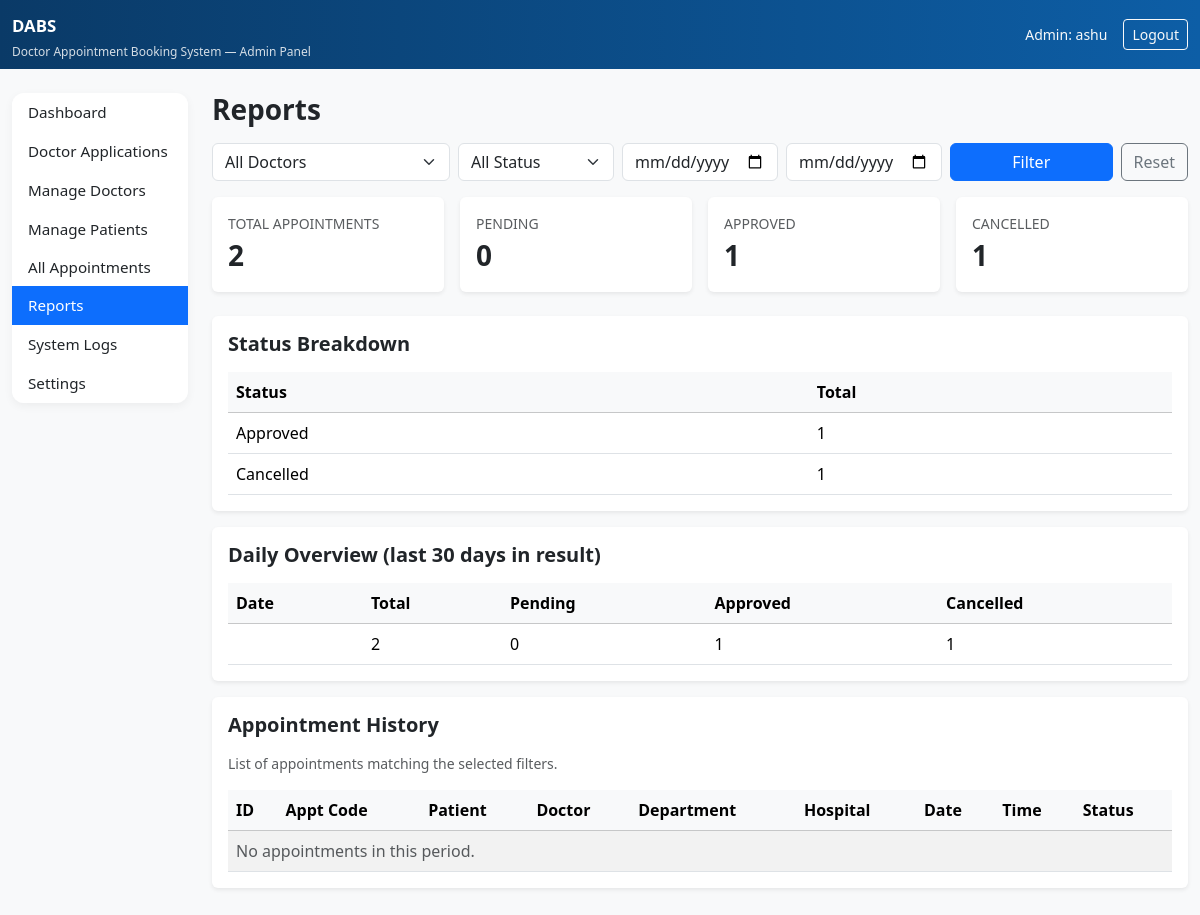
Screenshot of /dabs-admin/reports/ (signed in) with the database file from the repository.
### booking/models.py (models this page shows, shortened)
class Appointment(models.Model):
    STATUS_CHOICES = [
        ('Pending', 'Pending'),
        ('Approved', 'Approved'),
        ('Rescheduled', 'Rescheduled'),
        ('Cancelled', 'Cancelled'),
        ('Completed', 'Completed'),
        ('Rejected', 'Rejected'),
    ]
    patient = models.ForeignKey(
        User,
        on_delete=models.CASCADE,
        related_name='patient_appointments',
    )
    doctor = models.ForeignKey(
        DoctorProfile,
        on_delete=models.CASCADE,
        related_name='doctor_appointments',
    )
    department = models.CharField(max_length=100)
    hospital = models.CharField(max_length=120)
    date = models.DateField()
    time = models.TimeField()
    symptoms = models.TextField(blank=True)
    status = models.CharField(
        max_length=20,
        choices=STATUS_CHOICES,
        default='Pending',
    )
    created_at = models.DateTimeField(auto_now_add=True)
    updated_at = models.DateTimeField(auto_now=True)

### booking/views.py (the view)
# urls.py: path('dabs-admin/reports/', views.admin_reports, name='admin_reports'),
@login_required
def admin_reports(request):
    if not request.user.is_staff:
        return redirect("home")
    doctor_id = request.GET.get("doctor", "").strip()
    status = request.GET.get("status", "").strip()
    start = request.GET.get("start", "").strip()
    end = request.GET.get("end", "").strip()
    qs = (
        Appointment.objects.select_related("patient", "doctor", "doctor__user")
        .order_by("-date", "-time")
    )
    if doctor_id:
        qs = qs.filter(doctor_id=doctor_id)
    if status:
        qs = qs.filter(status=status)
    start_date = parse_date(start) if start else None
    end_date = parse_date(end) if end else None
    if start_date:
        qs = qs.filter(date__gte=start_date)
    if end_date:
        qs = qs.filter(date__lte=end_date)
    total_appointments = qs.count()
    pending_count = qs.filter(status="Pending").count()
    approved_count = qs.filter(status="Approved").count()
    cancelled_count = qs.filter(status="Cancelled").count()
    status_counts = (
        qs.values("status")
        .annotate(total=Count("id"))
        .order_by()
    )
    daily_counts = (
        qs.filter(date__isnull=False)
        .values("date")
        .annotate(
            total=Count("id"),
            pending=Count("id", filter=Q(status="Pending")),
            approved=Count("id", filter=Q(status="Approved")),
            cancelled=Count("id", filter=Q(status="Cancelled")),
        )
        .order_by("-date")[:30]
    )
    doctors = (
        DoctorProfile.objects.select_related("user")
        .order_by("user__first_name", "user__last_name")
    )
    sample_appointments = qs[:100]
    context = {
        "section": "reports",
        "doctors": doctors,
        "filter_doctor": doctor_id,
        "filter_status": status,
        "start": start,
        "end": end,
        "total_appointments": total_appointments,
        "pending_count": pending_count,
        "approved_count": approved_count,
        "cancelled_count": cancelled_count,
        "status_counts": status_counts,
        "daily_counts": daily_counts,
        "appointments": sample_appointments,
    }
    return render(request, "booking/admin_reports.html", context)

### booking/templates/booking/admin_reports.html (shortened to what this page needs)
{% extends "booking/admin_base.html" %}
{% block content %}
<h3 class="fw-bold mb-3">Reports</h3>
<form class="row g-2 mb-3" method="get">
  <div class="col-md-3">
    <select class="form-select" name="doctor">
      <option value="">All Doctors</option>
    </select>
  </div>
  <div class="col-md-2">
    <select class="form-select" name="status">
      <option value="">All Status</option>
    </select>
  </div>
  <div class="col-md-2">
    <input type="date" class="form-control" name="start_date" value="{{ start_date }}">
  </div>
  <div class="col-md-2">
    <input type="date" class="form-control" name="end_date" value="{{ end_date }}">
  </div>
  <div class="col-md-3 d-flex gap-2">
    <button class="btn btn-primary flex-grow-1">Filter</button>
    <a class="btn btn-outline-secondary" href=".">Reset</a>
  </div>
</form>
<div class="row g-3 mb-4">
  <div class="col-md-3">
    <div class="card shadow-sm border-0">
      <div class="card-body">
        <div class="text-uppercase text-muted small">Total Appointments</div>
        <div class="fs-3 fw-bold">{{ total_appointments }}</div>
      </div>
    </div>
  </div>
  <div class="col-md-3">
    <div class="card shadow-sm border-0">
      <div class="card-body">
        <div class="text-uppercase text-muted small">Pending</div>
        <div class="fs-3 fw-bold">{{ pending_count }}</div>
      </div>
    </div>
  </div>
  <div class="col-md-3">
    <div class="card shadow-sm border-0">
      <div class="card-body">
        <div class="text-uppercase text-muted small">Approved</div>
        <div class="fs-3 fw-bold">{{ approved_count }}</div>
      </div>
    </div>
  </div>
  <div class="col-md-3">
    <div class="card shadow-sm border-0">
      <div class="card-body">
        <div class="text-uppercase text-muted small">Cancelled</div>
        <div class="fs-3 fw-bold">{{ cancelled_count }}</div>
      </div>
    </div>
  </div>
</div>
<div class="card shadow-sm border-0 mb-3">
  <div class="card-body">
    <h5 class="fw-bold mb-3">Status Breakdown</h5>
    <div class="table-responsive">
      <table class="table mb-0">
        <thead class="table-light">
          <tr>
            <th>Status</th>
            <th>Total</th>
          </tr>
        </thead>
        <tbody>
        {% for row in status_counts %}
          <tr>
            <td>{{ row.status }}</td>
            <td>{{ row.total }}</td>
          </tr>
        {% empty %}
          <tr><td colspan="2" class="text-muted">No data.</td></tr>
        {% endfor %}
        </tbody>
      </table>
    </div>
  </div>
</div>
<div class="card shadow-sm border-0 mb-3">
  <div class="card-body">
    <h5 class="fw-bold mb-3">Daily Overview (last 30 days in result)</h5>
    <div class="table-responsive">
      <table class="table mb-0">
        <thead class="table-light">
          <tr>
            <th>Date</th>
            <th>Total</th>
            <th>Pending</th>
            <th>Approved</th>
            <th>Cancelled</th>
          </tr>
        </thead>
        <tbody>
        {% for d in daily_counts %}
          <tr>
            <td>{{ d.day }}</td>
            <td>{{ d.total }}</td>
            <td>{{ d.pending }}</td>
            <td>{{ d.approved }}</td>
            <td>{{ d.cancelled }}</td>
          </tr>
        {% empty %}
          <tr><td colspan="5" class="text-muted">No daily data.</td></tr>
        {% endfor %}
        </tbody>
      </table>
    </div>
  </div>
</div>
<div class="card shadow-sm border-0">
  <div class="card-body">
    <h5 class="fw-bold mb-3">Appointment History</h5>
    <p class="text-muted small">
      List of appointments matching the selected filters.
    </p>
    <div class="table-responsive">
      <table class="table table-striped align-middle mb-0">
        <thead class="table-light">
          <tr>
            <th>ID</th>
            <th>Appt Code</th>
            <th>Patient</th>
            <th>Doctor</th>
            <th>Department</th>
            <th>Hospital</th>
            <th>Date</th>
            <th>Time</th>
            <th>Status</th>
          </tr>
        </thead>
        <tbody>
        {% for a in appointments_sample %}
          <tr>
            <td>{{ a.id }}</td>
            <td>{{ a.code }}</td>
            <td>{{ a.patient.user.get_full_name }}</td>
            <td>Dr. {{ a.doctor.user.get_full_name }}</td>
            <td>{{ a.doctor.specialization }}</td>
            <td>{{ a.doctor.hospital }}</td>
            <td>{{ a.date|date:"M j, Y" }}</td>
            <td>{{ a.time|time:"g:i a" }}</td>
            <td>
              <span class="badge
                {% if a.status == 'Approved' %}bg-success
                {% elif a.status == 'Cancelled' %}bg-danger
                {% else %}bg-warning text-dark{% endif %}">
                {{ a.status }}
              </span>
            </td>
          </tr>
        {% empty %}
          <tr><td colspan="9" class="text-muted">No appointments in this period.</td></tr>
        {% endfor %}
        </tbody>
      </table>
    </div>
  </div>
</div>
{% endblock %}

### booking/templates/booking/admin_base.html (shortened to what this page needs)
<!doctype html>
<html lang="en">
<head>
  <link href="https://cdn.jsdelivr.net/npm/bootstrap@5.3.3/dist/css/bootstrap.min.css" rel="stylesheet">
</head>
<body class="bg-light">
<nav class="navbar navbar-dark" style="background:linear-gradient(90deg,#0a3a67,#0d5ea6);">
  <div class="container-fluid d-flex align-items-center justify-content-between flex-wrap">
    <div class="d-flex flex-column">
      <span class="navbar-brand navbar-brand-title mb-0">DABS</span>
      <span class="text-light navbar-sub">
        Doctor Appointment Booking System — Admin Panel
      </span>
    </div>
    <div class="d-flex align-items-center gap-3 mt-2 mt-md-0">
      <span class="text-light small">Admin: {{ request.user.username }}</span>
      <a href="{% url 'logout' %}" class="btn btn-outline-light btn-sm">Logout</a>
    </div>
  </div>
</nav>
<div class="container-fluid py-4">
  <div class="row">
    <aside class="col-md-3 col-lg-2 mb-3">
      <div class="list-group sidebar-card">
        <a href="{% url 'admin_dashboard' %}"
           class="list-group-item list-group-item-action sidebar-link {% if section == 'dashboard' %}active{% endif %}">
          Dashboard
        </a>
        <a href="{% url 'admin_pending_doctors' %}"
           class="list-group-item list-group-item-action sidebar-link {% if section == 'applications' %}active{% endif %}">
          Doctor Applications
        </a>
        <a href="{% url 'admin_doctors' %}"
           class="list-group-item list-group-item-action sidebar-link {% if section == 'doctors' %}active{% endif %}">
          Manage Doctors
        </a>
        <a href="{% url 'admin_patients' %}"
           class="list-group-item list-group-item-action sidebar-link {% if section == 'patients' %}active{% endif %}">
          Manage Patients
        </a>
        <a href="{% url 'admin_appointments' %}"
           class="list-group-item list-group-item-action sidebar-link {% if section == 'appointments' %}active{% endif %}">
          All Appointments
        </a>
        <a href="{% url 'admin_reports' %}"
           class="list-group-item list-group-item-action sidebar-link {% if section == 'reports' %}active{% endif %}">
          Reports
        </a>
        <a href="{% url 'admin_logs' %}"
           class="list-group-item list-group-item-action sidebar-link {% if section == 'logs' %}active{% endif %}">
          System Logs
        </a>
        <a href="{% url 'admin_settings' %}"
           class="list-group-item list-group-item-action sidebar-link {% if section == 'settings' %}active{% endif %}">
          Settings
        </a>
      </div>
    </aside>
    <main class="col-md-9 col-lg-10 mb-4">
      {% block content %}{% endblock %}
    </main>
  </div>
</div>
</body>
</html>

### booking/templates/booking/admin_base.html (style rules this page uses)
body { background: #f5f7fb; }
.sidebar-card { border-radius: 12px; box-shadow: 0 3px 10px rgba(0, 0, 0, 0.05); }
.sidebar-link { border: 0; border-radius: 0; font-size: 0.95rem; }
.sidebar-link.active { background: #0d6efd; color: #fff; }
.navbar-brand-title { font-size: 1.05rem; font-weight: 600; }
.navbar-sub { font-size: 0.75rem; opacity: 0.85; }

### rows the page displays
Appointment: status "Approved", total "1"
Appointment: status "Cancelled", total "1"

### other values shown
{{ request.user.username }} "ashu"
{{ total_appointments }} "2"
{{ pending_count }} "0"
{{ approved_count }} "1"
{{ cancelled_count }} "1"
{{ d.total }} "2"
{{ d.pending }} "0"
{{ d.approved }} "1"
{{ d.cancelled }} "1"
